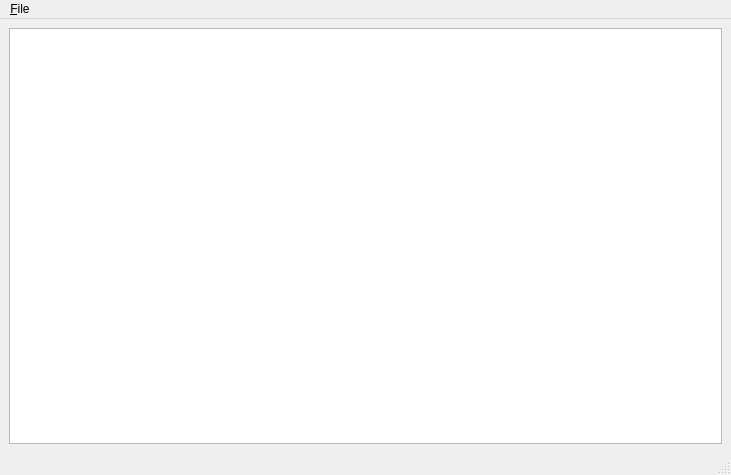
<?xml version="1.0" encoding="UTF-8"?>
<ui version="4.0">
 <class>MainWindow</class>
 <widget class="QMainWindow" name="MainWindow">
  <property name="geometry">
   <rect>
    <x>0</x>
    <y>0</y>
    <width>731</width>
    <height>475</height>
   </rect>
  </property>
  <property name="windowTitle">
   <string>ScreenFetcher</string>
  </property>
  <widget class="QWidget" name="centralwidget">
   <layout class="QGridLayout" name="gridLayout">
    <item row="0" column="0">
     <widget class="QTextEdit" name="textEdit"/>
    </item>
   </layout>
  </widget>
  <widget class="QMenuBar" name="menubar">
   <property name="geometry">
    <rect>
     <x>0</x>
     <y>0</y>
     <width>731</width>
     <height>21</height>
    </rect>
   </property>
   <widget class="QMenu" name="menu_File">
    <property name="title">
     <string>&amp;File</string>
    </property>
    <addaction name="action_Show_CCPL"/>
    <addaction name="action_About"/>
    <addaction name="action_Close"/>
   </widget>
   <addaction name="menu_File"/>
  </widget>
  <widget class="QStatusBar" name="statusbar"/>
  <action name="action_Show_CCPL">
   <property name="text">
    <string>Show &amp;CCPL</string>
   </property>
  </action>
  <action name="action_About">
   <property name="text">
    <string>&amp;About</string>
   </property>
  </action>
  <action name="action_Close">
   <property name="checkable">
    <bool>false</bool>
   </property>
   <property name="text">
    <string>Close   &amp;X</string>
   </property>
  </action>
  <action name="action_Snapshot">
   <property name="text">
    <string>&amp;Snapshot</string>
   </property>
   <property name="toolTip">
    <string>New Snapshot</string>
   </property>
  </action>
 </widget>
 <resources/>
 <connections>
  <connection>
   <sender>action_Close</sender>
   <signal>triggered()</signal>
   <receiver>MainWindow</receiver>
   <slot>close()</slot>
   <hints>
    <hint type="sourcelabel">
     <x>-1</x>
     <y>-1</y>
    </hint>
    <hint type="destinationlabel">
     <x>365</x>
     <y>237</y>
    </hint>
   </hints>
  </connection>
 </connections>
</ui>
